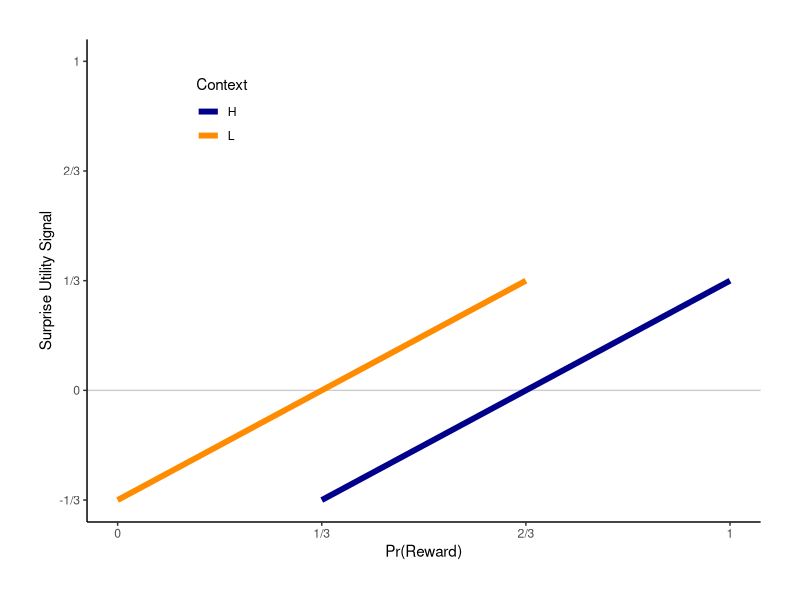
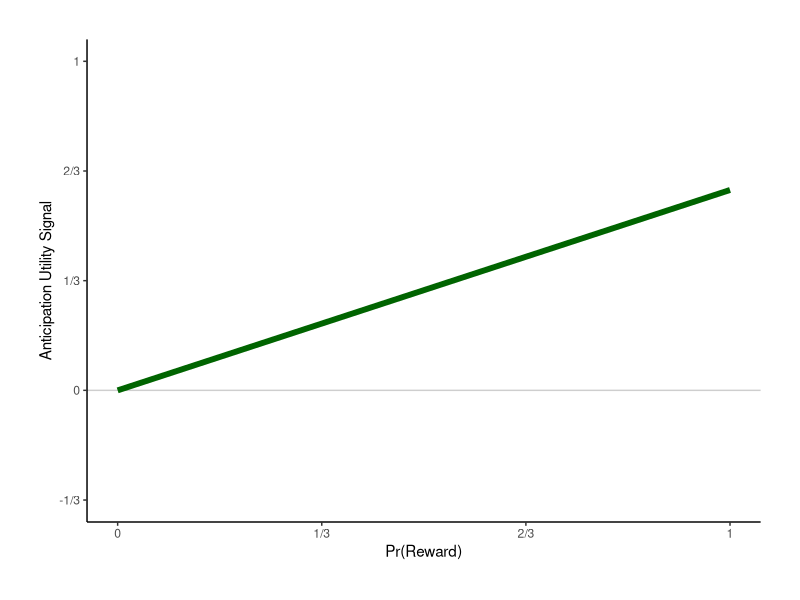
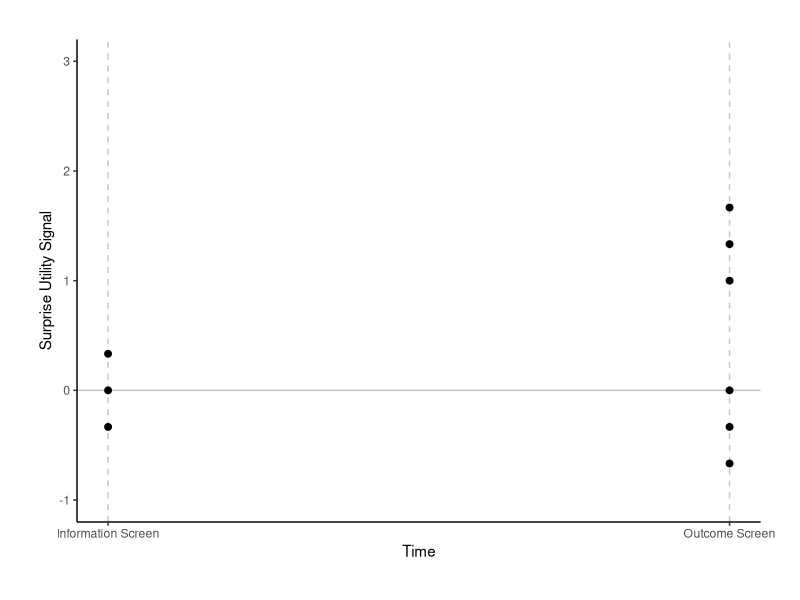
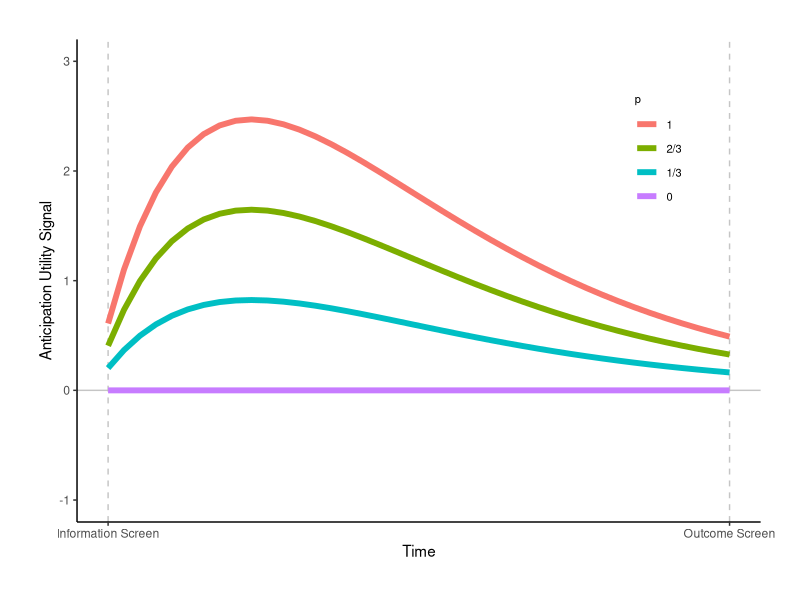
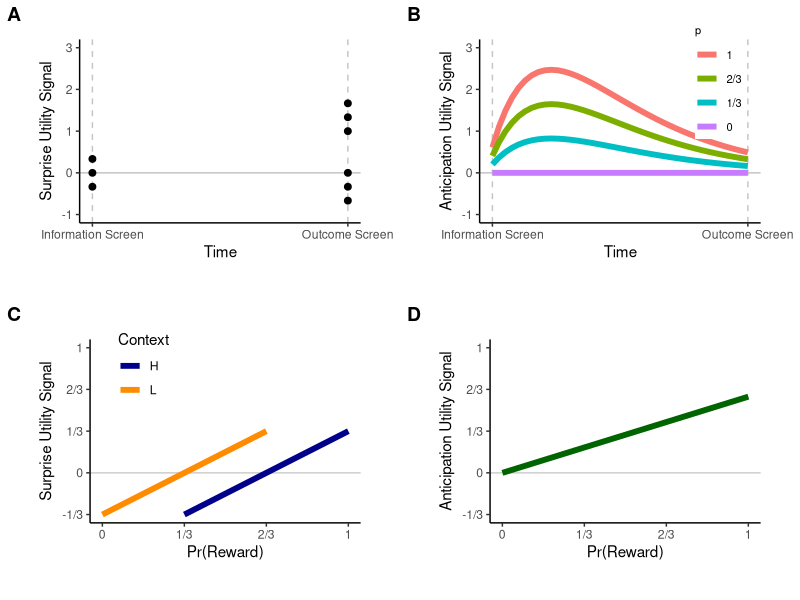
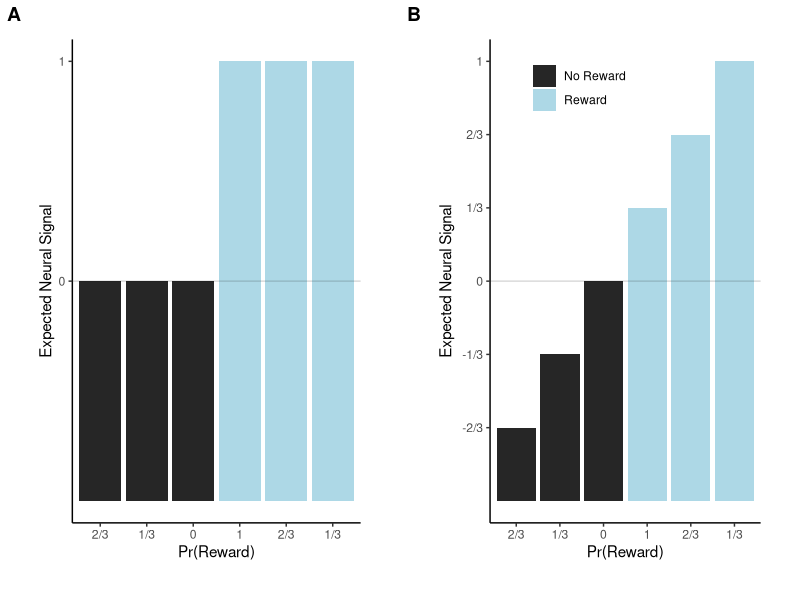
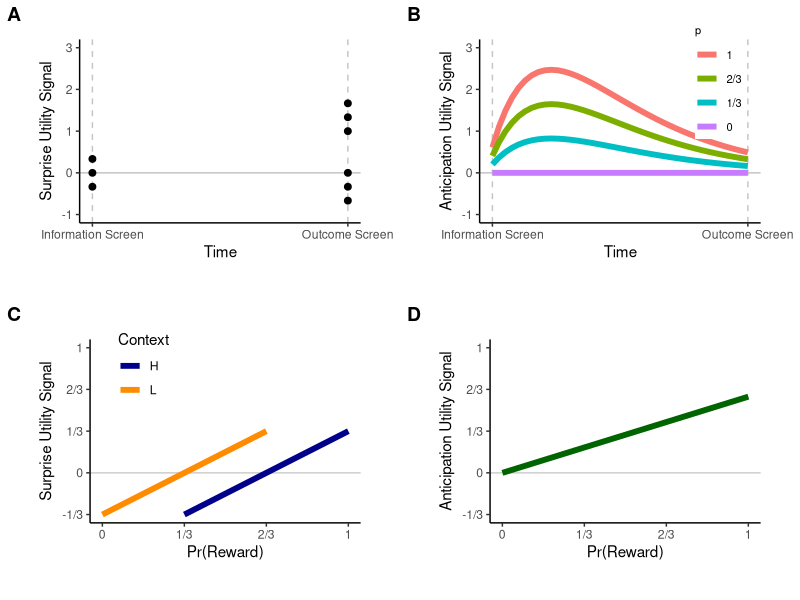

R code for these plots, in order:
## ---- chunk 1

library(dplyr)
library(ggplot2)
library(ggpubr)

codedir <- getwd()
figdir <- file.path(codedir, "../figures/card ipsos/")

margin <- 1

## ---- chunk 2

##################################################################
## Experienced utility independent of surprise

pre_x <- c('2/3', '1/3', '0', '1', ' 2/3 ', ' 1/3 ')
x   <- factor(pre_x, levels=pre_x)
y   <- c(.5, .5, .5, 1, 1, 1)
names <- c('No Reward', 'Reward')
grp <- factor(y, labels=names)

pdata <- data.frame(x, y, grp)

p1 <- ggplot(data=pdata, aes(x=x, y=y, fill=grp)) +
  geom_bar(stat="identity") +
  geom_hline(yintercept=.5, alpha=.15) +
  ylab("Expected Neural Signal") +
  xlab("Pr(Reward)") +
  scale_fill_manual(values=c("grey15", "lightblue")) +
  scale_y_continuous(breaks=unique(y), labels=c('0','1')) +
  theme_classic()  +
  theme(legend.title = element_blank(),
        legend.position='none',
        legend.background = element_blank(),
        plot.margin = margin(margin,margin,margin,margin, "cm"))


##################################################################
## Experienced utility modulated by surprise

pre_x <- c('2/3', '1/3', '0', '1', ' 2/3 ', ' 1/3 ')
x   <- factor(pre_x, levels=pre_x)
y   <- c(1/6, 2/6, 3/6, 4/6, 5/6, 6/6)
names <- c('No Reward', 'Reward')
grp <- factor(c(.5, .5, .5, 1, 1, 1), labels=names)

pdata <- data.frame(x, y, grp)

p2 <- ggplot(data=pdata, aes(x=x, y=y, fill=grp)) +
  geom_bar(stat="identity") +
  geom_hline(yintercept=.5, alpha=.15) +
  ylab("Expected Neural Signal") +
  xlab("Pr(Reward)") +
  scale_fill_manual(values=c("grey15", "lightblue")) +
  scale_y_continuous(breaks=y, labels=c('-2/3', '-1/3', '0', '1/3', '2/3', '1')) +
  theme_classic() +
  theme(legend.title = element_blank(),
        legend.position=c(.33,.9),
        plot.margin = margin(margin,margin,margin,margin, "cm"))


##################################################################
## Combine

final <- ggarrange(p1, p2,
                   labels = c("A", "B"),
                   ncol = 2)

ggsave(file.path(figdir,"predictionsOFC.pdf"), final, width=6, height=3, units='in')
## ---- chunk 3

x <- c(0, 1/3, 2/3, 1, 0, 1/3, 2/3, 1)
y  <- c(NA, -1/3, 0, 1/3, -1/3, 0, 1/3, NA)
names <- c('H', 'L')
Context <- factor(c(1,1,1,1,2,2,2,2), labels=names)

pdata <- data.frame(x, y, Context)

p3 <- ggplot(data=pdata, aes(x=x, y=y, color=Context)) +
  
  geom_hline(yintercept=0, color = "grey", alpha=.75) +
  geom_line(size = 2) +
  
  ylab("Surprise Utility Signal") +
  xlab("Pr(Reward)") +
  scale_color_manual(values=c("darkblue", "darkorange")) +
  scale_x_continuous(breaks=c(0, 1/3, 2/3, 1), labels=c('0', '1/3', '2/3', '1')) +
  scale_y_continuous(breaks=c(-1/3, 0, 1/3, 2/3, 1), labels=c('-1/3', '0', '1/3', '2/3', '1'), limits = c(-1/3, 1)) +
  theme_classic() +
  theme(legend.position=c(.2,.85),
        plot.margin = margin(margin,margin,margin,margin, "cm"))

plot(p3)

## ---- chunk 4

x <- c(0, 1/3, 2/3, 1)
y  <- c(0, .203, .406, .609) # see simulated anticipation below

pdata <- data.frame(x, y)

p4 <- ggplot(data=pdata, aes(x=x, y=y)) +
  
  geom_hline(yintercept=0, color = "grey", alpha=.75) +
  geom_line(size = 2, color = 'darkgreen') +
  
  ylab("Anticipation Utility Signal") +
  xlab("Pr(Reward)") +
  scale_x_continuous(breaks=c(0, 1/3, 2/3, 1), labels=c('0', '1/3', '2/3', '1')) +
  scale_y_continuous(breaks=c(-1/3, 0, 1/3, 2/3, 1), labels=c('-1/3', '0', '1/3', '2/3', '1'), limits = c(-1/3, 1)) +
  theme_classic() +
  theme(legend.position=c(.1,.85),
        plot.margin = margin(margin,margin,margin,margin, "cm"))

plot(p4)

## ---- chunk 5

x <- c(1,1,1,40,40,40,40,40,40)
y  <- c(1/3, 0, -1/3, 1+2/3, 1+1/3, 1, 0, -1/3, -2/3)

pdata <- data.frame(x, y)

p1 <- ggplot(data=pdata, aes(x=x, y=y)) +
  
  geom_vline(xintercept=1, color = "grey", alpha = .9, linetype = "dashed") +
  geom_vline(xintercept=40, color = "grey", alpha = .9, linetype = "dashed") +
  geom_hline(yintercept=0, color="grey", alpha=.9) +
  
  geom_point(size = 2) +
  
  ylab("Surprise Utility Signal") +
  xlab("Time") +
  theme_classic() +
  ylim(c(-1,3)) +
  scale_x_continuous(
    breaks = c(1,40), 
    labels=c("Information Screen", "Outcome Screen")
  ) +
  theme(legend.position=c(.8,.7),
        legend.background = element_blank(),
        plot.margin = margin(margin,margin,margin,margin, "cm"))

plot(p1)

## ---- chunk 6

x <- seq(from=1,to=40,length.out=40)

delta <- .9
anticipationRate <- .01

gen_y <- function(x, delta, probability, anticipationRate) {
  discount <- delta^x
  anticipation <- cumsum(
    probability * exp(-anticipationRate*(max(x)-x))
  )
  y <- discount*anticipation  
  return(y)
}

pdata1 <- data.frame(
  x = x, 
  y = gen_y(x, delta, 1, anticipationRate),
  p = 1
)
pdata23 <- data.frame(
  x = x, 
  y = gen_y(x, delta, 2/3, anticipationRate),
  p = 2/3
)
pdata13 <- data.frame(
  x = x, 
  y = gen_y(x, delta, 1/3, anticipationRate),
  p = 1/3
)
pdata0 <- data.frame(
  x = x, 
  y = gen_y(x, delta, 0.00001, anticipationRate),
  p = 0
)

pdata <- bind_rows(pdata1, pdata23, pdata13, pdata0)
pdata$p <- factor(
  pdata$p,
  levels = c(1, 2/3, 1/3, 0),
  labels = c("1", "2/3", "1/3", "0")
)


p2 <- ggplot(data=pdata, aes(x=x, y=y, color=p)) +
  
  geom_vline(xintercept=1, color = "grey", alpha = .9, linetype = "dashed") +
  geom_vline(xintercept=40, color = "grey", alpha = .9, linetype = "dashed") +
  geom_hline(yintercept=0, color="grey", alpha=.9) +
  
  geom_line(size = 2) +
  
  ylab("Anticipation Utility Signal") +
  xlab("Time") +
  theme_classic() +
  ylim(c(-1,3)) +
  scale_x_continuous(
    breaks = c(1,40), 
    labels=c("Information Screen", "Outcome Screen")
  ) +
  guides(color = guide_legend(override.aes = list(size = 0.75))) +
  theme(legend.position=c(.85,.77),
        legend.background = element_blank(),
        legend.title = element_text(size=8),
        legend.text=element_text(size=8),
        plot.margin = margin(margin,margin,margin,margin, "cm"))

plot(p2)

## ---- chunk 7

final1 <- ggarrange(
  p1, p2,
  labels = c("A", "B"),
  ncol = 2
)
final2 <- ggarrange(
  p3, p4,
  labels = c("C", "D"),
  ncol = 2
)

final <- ggarrange(
  final1, final2,
  nrow = 2
)

plot(final)

ggsave(
  file.path(figdir,"fig_surpriseVsAnticipation.pdf"), 
  final, 
  width=7, 
  height=6, 
  units='in'
)

